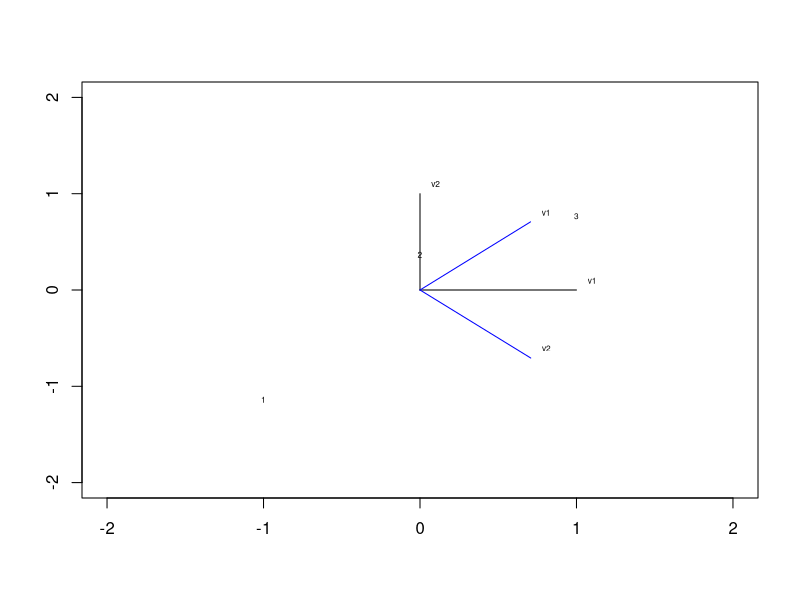
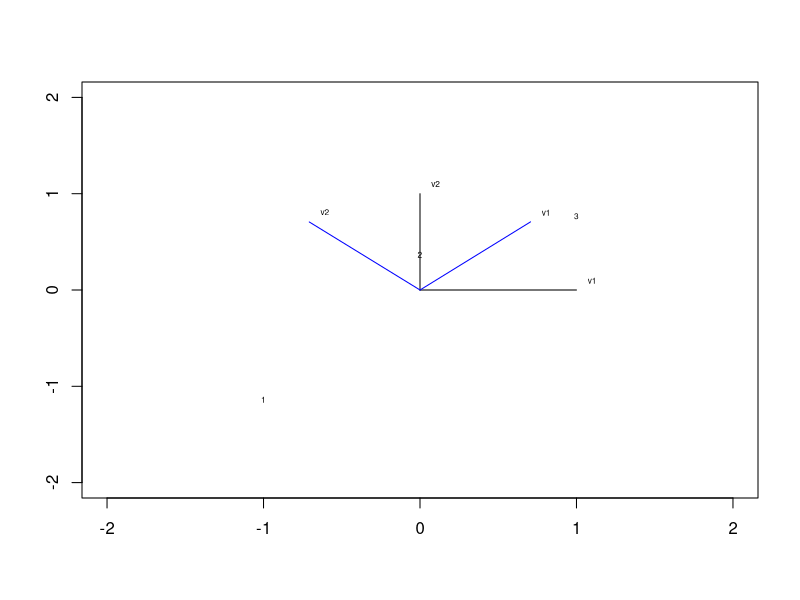
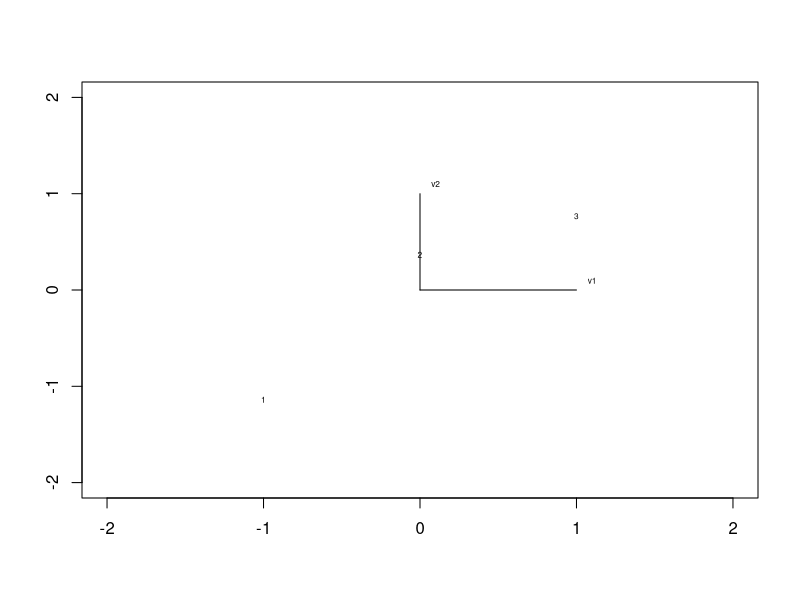
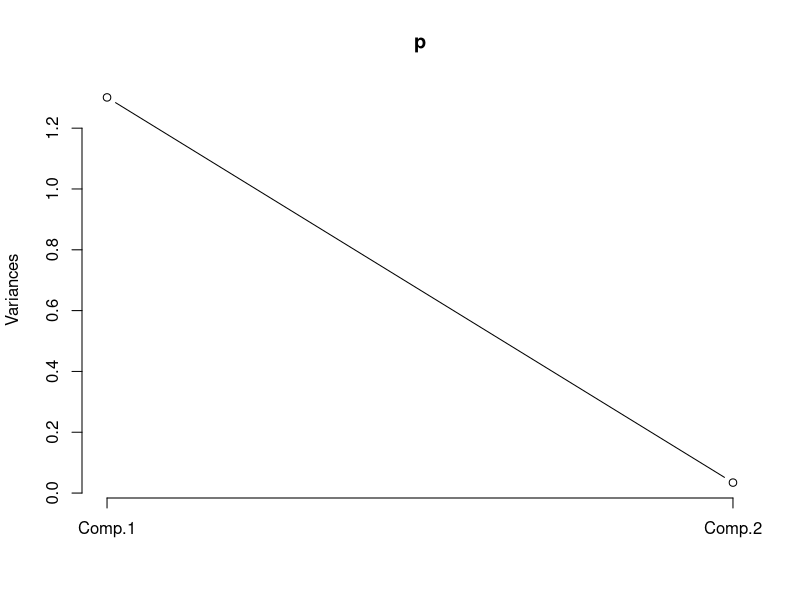
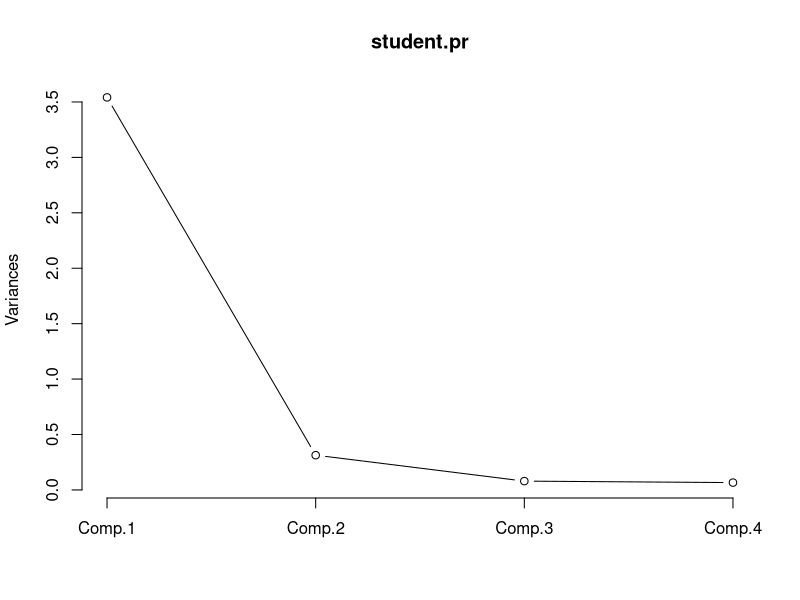
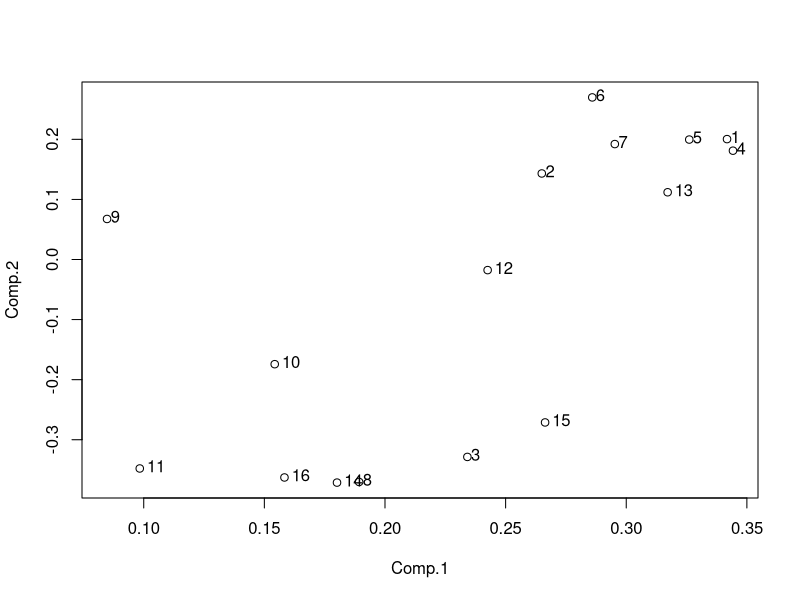
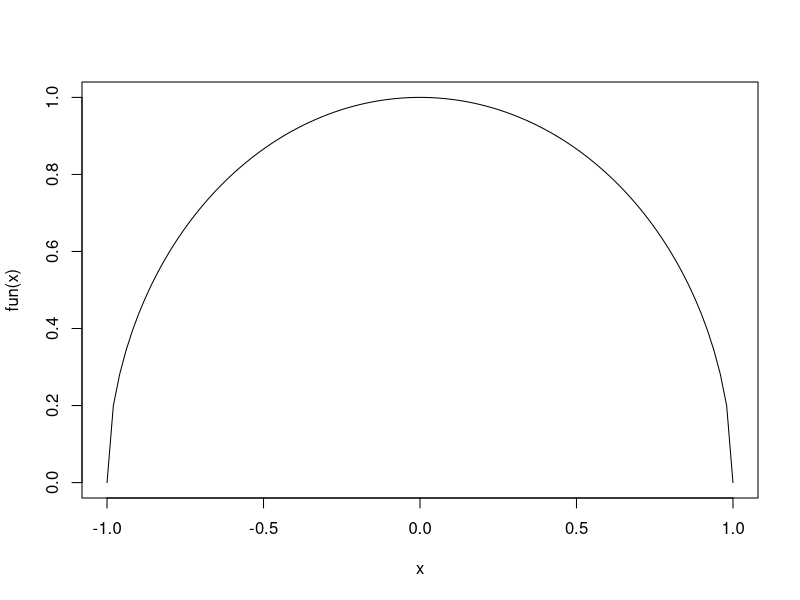
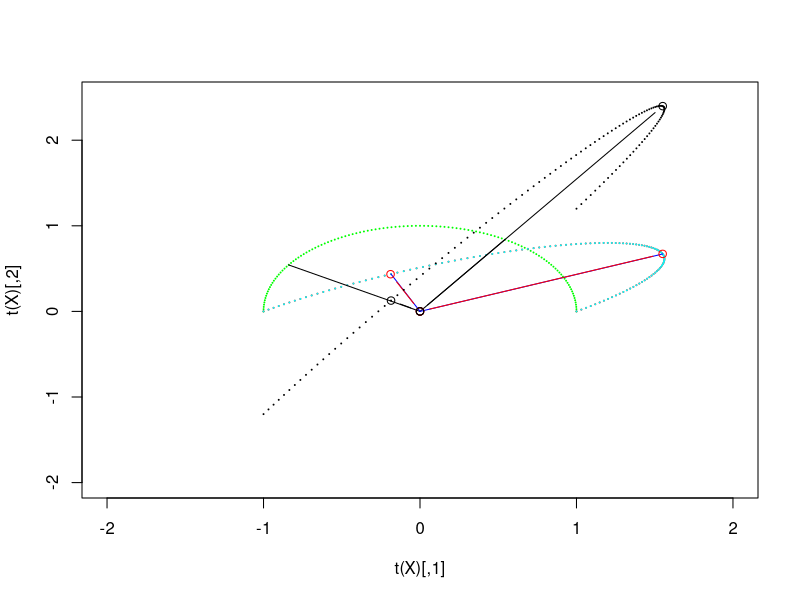

Here is the R script that generated these plots, in order: (Note: this script raises an error after producing the figures.)
initPlot <- function(xlim, ylim){
  plot(NULL, xlim=xlim, ylim=ylim, cex=0.5, xlab='', ylab='')
}

drawLine <- function(v, col='black'){
  v1 <- rbind(c(0,0), v[,1])
  v2 <- rbind(c(0,0), v[,2])  
  lines(v1, col=col, pch='1')
  lines(v2, col=col, pch='2')
  text(t(v)+0.1, labels=paste('v', 1:ncol(v), sep=''), cex=0.5)
}

drawPoint <- function(p, col='black', showNum=TRUE){
  pch = 20;
  if (showNum) pch=as.character(1:nrow(p)) 
  points(p, cex=0.5, pch=pch, col=col)
}

#######################################################
#理解PCA, 分析PCA的计算过程
#######################################################
x <- matrix(c(1, 0.8, 2, 2.3, 3, 2.7 ), ncol=2, byrow=TRUE)
x1 <- scale(x, center=TRUE, scale=FALSE);x1
t(x1)%*%x1/(nrow(x)-1); var(x);cor(x)

#需要对x做一个转换(正交变换), 使得其方差在某个方向最大，其他方向依次递减
#1.用svd的方法
#show original point
initPlot(xlim=c(-2, 2), ylim=c(-2, 2))
drawPoint(x1)
drawLine(matrix(c(1,0,0,1), nrow=2))

s <- svd(x1)
x2 <- x1%*%s$v   #相当于把矩阵中的每个行向量都影射到了以v为基新的空间里面，x2就是在新坐标里面点的坐标
drawLine(s$v, col='blue')  #从图上可以看出在新坐标下，v1方向方差最大
#drawPoint(x2, col='blue')  
s$d  #从图或者还是奇异值大小，我们可以忽略v2方向的value，这样只保留v1方向
x1%*%s$v[,1]   #这就是将一个二维数据变成了一维数据

t(x1)%*%x1;
round(t(x2)%*%x2); #现在方差等于奇异值的平方（即特征值）

#2. 用特征值
initPlot(xlim=c(-2, 2), ylim=c(-2, 2))
drawPoint(x1)
drawLine(matrix(c(1,0,0,1), nrow=2))

e <- eigen(t(x1)%*%x1)
x2 <- x1%*%e$vectors   
drawLine(e$vectors, col='blue')  
e$values 
x1%*%e$vectors[,1]   

t(x1)%*%x1;
round(t(x2)%*%x2);

#2. 用主成分分析PCA
initPlot(xlim=c(-2, 2), ylim=c(-2, 2))
drawPoint(x1)
drawLine(matrix(c(1,0,0,1), nrow=2))

p <- princomp(x1)
summary(p, loadings=TRUE)
predict(p)            #得到在新的基下的坐标
screeplot(p,type="lines")

#主成分分析
student<-data.frame(
  X1=c(148, 139, 160, 149, 159, 142, 153, 150, 151, 139,
       140, 161, 158, 140, 137, 152, 149, 145, 160, 156,
       151, 147, 157, 147, 157, 151, 144, 141, 139, 148),
  X2=c(41, 34, 49, 36, 45, 31, 43, 43, 42, 31,
       29, 47, 49, 33, 31, 35, 47, 35, 47, 44,
       42, 38, 39, 30, 48, 36, 36, 30, 32, 38),
  X3=c(72, 71, 77, 67, 80, 66, 76, 77, 77, 68,
       64, 78, 78, 67, 66, 73, 82, 70, 74, 78,
       73, 73, 68, 65, 80, 74, 68, 67, 68, 70),
  X4=c(78, 76, 86, 79, 86, 76, 83, 79, 80, 74,
       74, 84, 83, 77, 73, 79, 79, 77, 87, 85,
       82, 78, 80, 75, 88, 80, 76, 76, 73, 78)
)
student.pr <- princomp(student, cor = TRUE)
pca <- summary(student.pr, loadings=TRUE);pca

#比较特征值和pca中的内容
c <- cor(student)
v <- eigen(c)$vectors;v
l <- eigen(c)$values;l
cor(student)
i<-1;t(c%*%v[,i]);l[i]*v[,i]
i<-2;t(c%*%v[,i]);l[i]*v[,i]
i<-3;t(c%*%v[,i]);l[i]*v[,i]
i<-4;t(c%*%v[,i]);l[i]*v[,i]
c%*%v;v%*%diag(l)
v%*%diag(l)%*%solve(v);c
(scale(as.matrix(student))%*%v)[1:10,]
predict(student.pr)
screeplot(student.pr,type="lines")

student.pr <- princomp(student, cor = FALSE)
summary(student.pr, loadings=TRUE)

#主成分分析：变量分类
#主成分分析：主成分回归
x<-c(1.00,
     0.79, 1.00,
     0.36, 0.31, 1.00,
     0.96, 0.74, 0.38, 1.00,
     0.89, 0.58, 0.31, 0.90, 1.00,
     0.79, 0.58, 0.30, 0.78, 0.79, 1.00,
     0.76, 0.55, 0.35, 0.75, 0.74, 0.73, 1.00,
     0.26, 0.19, 0.58, 0.25, 0.25, 0.18, 0.24, 1.00,
     0.21, 0.07, 0.28, 0.20, 0.18, 0.18, 0.29,-0.04, 1.00,
     0.26, 0.16, 0.33, 0.22, 0.23, 0.23, 0.25, 0.49,-0.34, 1.00,
     0.07, 0.21, 0.38, 0.08,-0.02, 0.00, 0.10, 0.44,-0.16, 0.23, 1.00,
     0.52, 0.41, 0.35, 0.53, 0.48, 0.38, 0.44, 0.30,-0.05, 0.50, 0.24, 1.00,
     0.77, 0.47, 0.41, 0.79, 0.79, 0.69, 0.67, 0.32, 0.23, 0.31, 0.10, 0.62, 1.00,
     0.25, 0.17, 0.64, 0.27, 0.27, 0.14, 0.16, 0.51, 0.21, 0.15, 0.31, 0.17, 0.26, 1.00,
     0.51, 0.35, 0.58, 0.57, 0.51, 0.26, 0.38, 0.51, 0.15, 0.29, 0.28, 0.41, 0.50, 0.63, 1.00,
     0.21, 0.16, 0.51, 0.26, 0.23, 0.00, 0.12, 0.38, 0.18, 0.14, 0.31, 0.18, 0.24, 0.50, 0.65, 1.00)  
names<-c("X1", "X2", "X3", "X4", "X5", "X6", "X7", "X8", "X9",
         "X10", "X11", "X12", "X13", "X14", "X15", "X16")
R<-matrix(0, nrow=16, ncol=16, dimnames=list(names, names))
for (i in 1:16){
  for (j in 1:i){
    R[i,j]<-x[(i-1)*i/2+j]; R[j,i]<-R[i,j]
  }
}
pr<-princomp(covmat=R); load<-loadings(pr)
plot(load[,1:2]); text(load[,1], load[,2], adj=c(-0.4, 0.3))

# x <- rbind(matrix(rnorm(100, sd = 0.3), ncol = 2),
#            matrix(rnorm(100, mean = 1, sd = 0.3), ncol = 2))
# colnames(x) <- c("x", "y")
# (cl <- kmeans(x, 2))
# plot(x, col = cl$cluster)
# points(cl$centers, col = 1:2, pch = 8, cex = 2)

#Understand SVD
fun <- function(x){
  sqrt(1-x^2)
}
curve(fun, -1, 1, 100)

angle <- c(seq(0, pi, by=pi/120))
X <- apply(t(angle), 2, function(x) c(cos(x), sin(x)))
plot(t(X), col='Green', pch=20, xlim=c(-2,2), ylim=c(-2,2.5), cex=0.1)
A <- matrix(c(1, 0, 1.2, 0.8), ncol=2)
T <- A%*%X
points(t(T), col='Red', pch=20, cex=0.1)


#画矩阵A的奇异值以及v
s <- svd(A)
s$u%*%diag(s$d)%*%t(s$v)
T1 <- s$u%*%diag(s$d)%*%t(s$v)%*%X
points(t(T1), col='CYAN', pch=20, cex=0.1)
A%*%s$v%*%solve(diag(s$d)) - s$u

v1 <- rbind(c(0,0), s$v[,1])
v2 <- rbind(c(0,0), s$v[,2])
lines(v1)
lines(v2)
#the distance of all points
dis<-apply(T, 2, function(x) c(x[1], x[2], sqrt(x[1]^2+x[2]^2)))
summary(dis[3,])
s$d;
maxp <- dis[, which.max(dis[3,])][1:2];maxp
minp <- dis[, which.min(dis[3,])][1:2];minp
maxv <- rbind(c(0,0), maxp)
minv <- rbind(c(0,0), minp)
A%*%s$v
lines(maxv, col='Blue')
lines(minv, col='Blue')

#画矩阵AV的向量
v <- A%*%s$v
v1 <- rbind(c(0,0), v[,1])
v2 <- rbind(c(0,0), v[,2])
lines(v1, col='Red', type='b')
lines(v2, col='Red', type='b')

#画矩阵t(A)%*%A的特征向量和特征值
T2 <- t(A)%*%A%*%X
points(t(T2), col='Black', pch=20, cex=0.1)
dis<-apply(T2, 2, function(x) c(x[1], x[2], sqrt(x[1]^2+x[2]^2)))
summary(dis[3,])
e <- eigen(t(A)%*%A);e
maxp <- dis[, which.max(dis[3,])][1:2];maxp
minp <- dis[, which.min(dis[3,])][1:2];minp
maxv <- rbind(c(0,0), maxp)
minv <- rbind(c(0,0), minp)
lines(maxv, col='Black', type='b')
lines(minv, col='Black', type='b')
e$vectors%*%diag(e$values)
data.frame(maxp, minp)

#PCA
angle <- c(seq(0, 2*pi, by=pi/120))
X <- t(apply(t(angle), 2, function(x) c(cos(x), sin(x))))
plot(X, col='Green', pch=20, xlim=c(-2,3), ylim=c(-1,3), cex=0.1)
A <- matrix(c(1, 0, 1.2, 0.8), ncol=2)
X1 <- sweep(t(A%*%t(X)), 2, c(-1,-2))
plot(X1, col='Green', pch=20, xlim=c(-2,3), ylim=c(-1,3), cex=0.1)

X2 <- scale(X1, center = TRUE, scale = FALSE)
points(X2, col='blue', pch=20, cex=0.1)
s <- svd(X2);s
s$u%*%diag(s$d)%*%t(s$v)
X3 <- s$u%*%diag(s$d)%*%t(s$v)
points(X3, col='Red', pch=20, cex=0.1)

v1 <- rbind(c(0,0), s$v[,1])
v2 <- rbind(c(0,0), s$v[,2])
lines(v1, col='Red', lty=2)
lines(v2, col='Red', lty=2)

#用特征矩阵做正交变换
X4 <- t(s$v)%*%t(X2)
points(t(X4), col='Blue', pch=20, cex=0.1)
abline(h=0, col='Blue', lty=2)
abline(v=0, col='Blue', lty=2)

#用mahalanobis
X5 <- solve(diag(s$d))%*%t(s$v)%*%t(X2)
points(t(X5), col='Blue', pch=20, cex=0.1)

dis<-apply(X5, 2, function(x) c(x[1], x[2], sqrt(x[1]^2+x[2]^2)))
summary(dis[3,])



#特征值与特征向量
eigen(cbind(c(1,-1), c(-1,1)))
eigen(cbind(c(1,-1), c(-1,1)), symmetric = FALSE)
eigen(cbind(1, c(1,-1)), only.values = TRUE)
eigen(cbind( 1, 3:1, 1:3))
A <- t(array(c(1:5, c(8, 6, 10, 9)), dim=c(3,3)))
Sm <- crossprod(A, A)
ev <- eigen(Sm); ev
Sm%*%ev$vectors;ev$vectors%*%diag(ev$values)

#奇异值分解
A <- t(array(c(1:5, c(8, 6, 10, 9)), dim=c(3,3)))
svdA <- svd(A); svdA
attach(svdA)
u %*% diag(d) %*% t(v);A
detach(svdA)

#最小拟合与QR分解
x<-c(0.0, 0.2, 0.4, 0.6, 0.8)
y<-c(0.9, 1.9, 2.8, 3.3, 4.2)
lsfit.sol <- lsfit(x, y);lsfit.sol
d <- cbind(x, y)
lm(y~x,date=d)

#QR分解
X<-matrix(c(rep(1,5), x), ncol=2)
Xplus <- qr(X); Xplus


a <- matrix(
  c(0.39268236,  0.13598688,  0.47133076,
    0.3211529,   0.04117066,  0.63767644,
    0.31714176,  0.13538255,  0.54747569), ncol=3)
colSums(a)
ei <- eigen(a)
a %*% ei$vectors
ei
ei$vectors %*% diag(ei$values)
p <- ei$vectors %*% diag(c(1, 0, 0)) %*% t(ei$vectors)
p
rowSums(p)
colSums(p)

markov_chain<- function(p, initial_status, iteration) {
  if (iteration==0)
    result <- initial_status
  else
    result <- markov_chain(p, initial_status, iteration-1) %*% p
  cat(c(iteration, result, "\n"))
  result   
}


initial_status <- c(0.41692079,  0.21327284,  0.36980637)
markov_chain(a, initial_status, 100)
initial_status <- c(0.10663951,  0.82543017,  0.06793032)
markov_chain(p, initial_status, 100)
